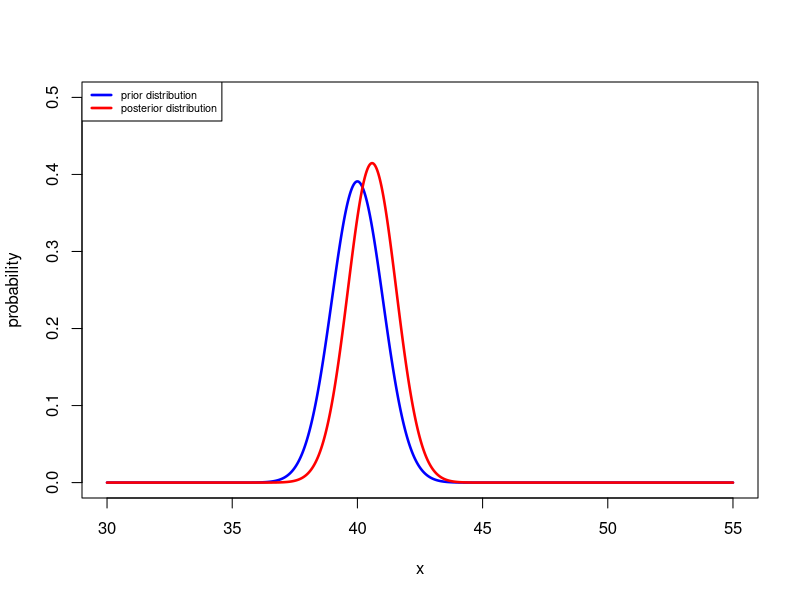
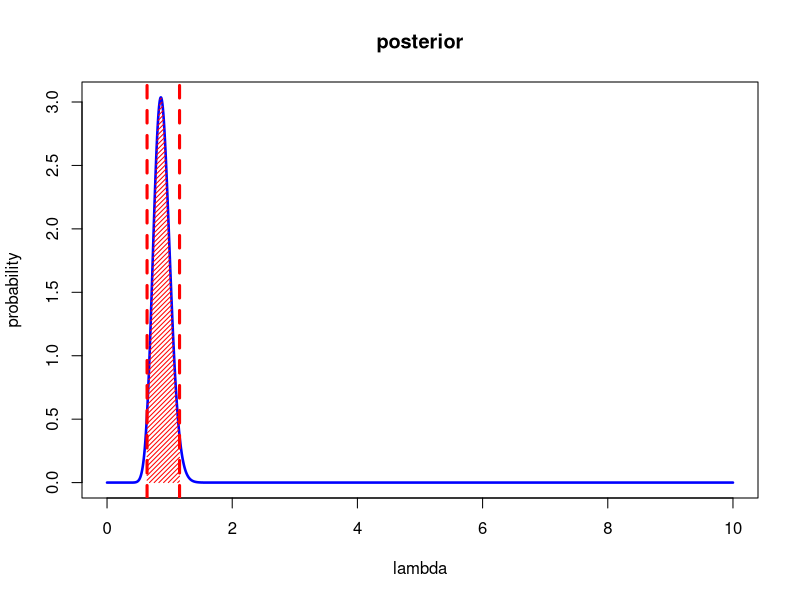
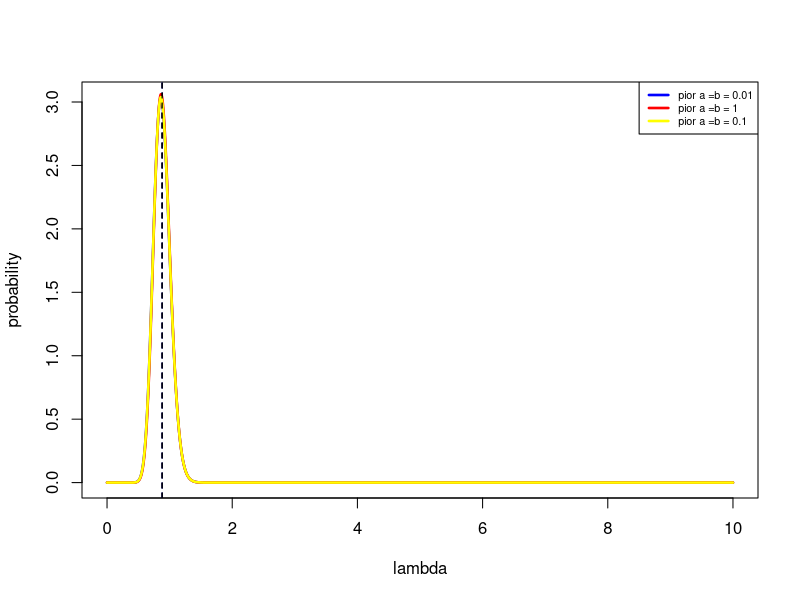
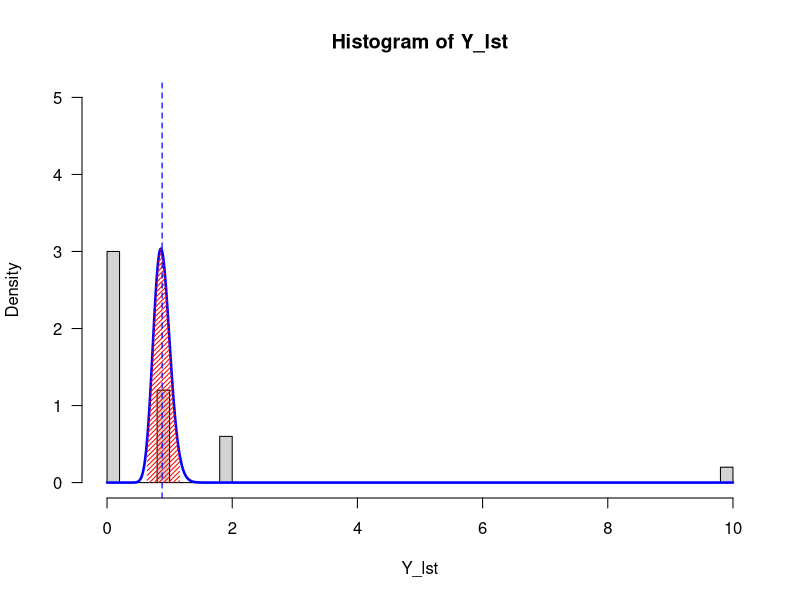
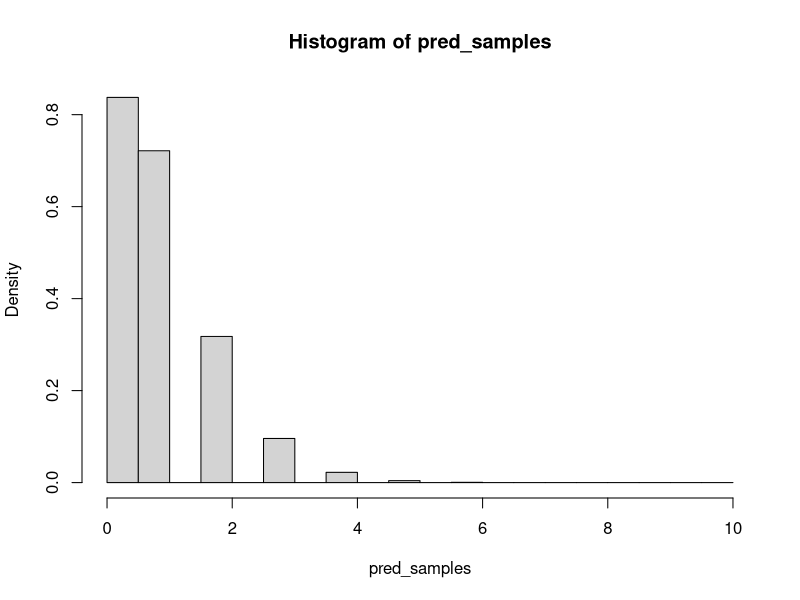

Generate these figures, in order, with R:
## ---- chunk 1
mu0  = 40

sig0 = (42-mu0) / 1.96
print(sig0^2)
tau0 = 1/sig0^2
print(tau0)
## ---- chunk 2
lst = c(38.6,42.4,57.5,40.5,51.7,67.1,33.4,60.9,64.1,40.1,40.7,6.4)
mu1 = sum(lst)/length(lst)
tau1 = 1/100
print(mu1)
print(tau1)
## ---- chunk 3
n   = length(lst)
mu3 = tau0*mu0/(n*tau1+tau0) + n*tau1*mu1/(n*tau1+tau0) 
std2 = 1/(n*tau1+tau0) 
print(n)
print(mu3)
## ---- chunk 4
x_lst = seq(30,55,by=0.001)
plot(x_lst,dnorm(x_lst,mu0,(1/tau0)^0.5),type='l',col='blue',xlab='x',ylab='probability',ylim=c(0,.5),lwd = 2.5)
lines(x_lst,dnorm(x_lst,mu3,(std2)^0.5),type='l',col='red',xlab='x',ylab='probability',ylim=c(0,.5),lwd = 2.5)
legend('topleft',col=c('blue','red'),legend= c('prior distribution','posterior distribution'),lwd =c(2.5,2.5),cex = 0.65)
## ---- chunk 5
print(qnorm(c(0.1,0.9),mu3,(std2)^0.5))
## ---- chunk 6
interva = qnorm(c(0.0000001,0.9999999),mu3,std2^0.5)
fun <- function(x) log(x) * dnorm(x,mu3,std2^0.5)
Q <- integrate(fun,interva[1],interva[2])
print(Q)
    
## ---- chunk 7
Y_lst = c(rep(1,12),rep(2,6),rep(10,2))
print(sum(Y_lst))
## ---- chunk 8
a = 0.01
b = 0.01
N = 50
ap =  sum(Y_lst)+a
bp =  (N+b)
x_lst = seq(0,10,by=0.001)
y_lst = dgamma(x_lst,shape=ap,scale=1/bp)
plot(x_lst,y_lst,type='l',col='blue',xlab='lambda',ylab='probability',lwd = 2.5,main='posterior')
inter = qgamma(c(0.025,0.975), shape=ap, scale =1/bp)
I= x_lst>qgamma(.025,shape=ap,scale=1/bp)
x_lstnew = x_lst[I==TRUE]
I= x_lstnew <qgamma(.975,shape=ap,scale=1/bp)
y_lstnew = dgamma(x_lstnew,shape=ap,scale=1/bp)
polygon(c(x_lstnew[I],rev(x_lstnew[I])),c(y_lstnew[I],
+ rep(0,sum(I))),col="red",density=30,border=NA)
abline(v = inter[1], col="red", lwd=3, lty=2)
abline(v = inter[2], col="red", lwd=3, lty=2)
## ---- chunk 9
print(inter)
mean1 =  ap/bp
print(mean1)
## ---- chunk 10
a = 0.01
b = 0.01
N = 50
ap =  sum(Y_lst)+a
bp =  (N+b)
x_lst = seq(0,10,by=0.001)
y_lst = dgamma(x_lst,shape=ap,scale=1/bp)
plot(x_lst,y_lst,type='l',col='blue',xlab='lambda',ylab='probability',lwd = 2.5)
inter = qgamma(c(0.025,0.975), shape=ap, scale =1/bp)
print(inter)
I= x_lst>qgamma(.025,shape=ap,scale=1/bp)
x_lstnew = x_lst[I==TRUE]
I= x_lstnew <qgamma(.975,shape=ap,scale=1/bp)
y_lstnew = dgamma(x_lstnew,shape=ap,scale=1/bp)
mean1 =  ap/bp
print(mean1)
abline(v = mean1, col="blue", lwd=1.2, lty=2)

a = 1
b = 1
N = 50
ap =  sum(Y_lst)+a
bp =  (N+b)
x_lst = seq(0,10,by=0.001)
y_lst = dgamma(x_lst,shape=ap,scale=1/bp)
lines(x_lst,y_lst,type='l',col='red',xlab='lambda',ylab='probability',lwd = 2.5)
inter2 = qgamma(c(0.025,0.975), shape=ap, scale =1/bp)
print(inter2)
I= x_lst>qgamma(.025,shape=ap,scale=1/bp)
x_lstnew = x_lst[I==TRUE]
I= x_lstnew <qgamma(.975,shape=ap,scale=1/bp)
y_lstnew = dgamma(x_lstnew,shape=ap,scale=1/bp)
mean2 =  ap/bp
abline(v = mean1, col="black", lwd=1.2, lty=2)
print(mean2)

a = 0.1
b = 0.1
N = 50
ap =  sum(Y_lst)+a
bp =  (N+b)
x_lst = seq(0,10,by=0.001)
y_lst = dgamma(x_lst,shape=ap,scale=1/bp)
lines(x_lst,y_lst,type='l',col='yellow',xlab='lambda',ylab='probability',lwd = 2.5)
inter3 = qgamma(c(0.025,0.975), shape=ap, scale =1/bp)
print(inter3)
I= x_lst>qgamma(.025,shape=ap,scale=1/bp)
x_lstnew = x_lst[I==TRUE]
I= x_lstnew <qgamma(.975,shape=ap,scale=1/bp)
y_lstnew = dgamma(x_lstnew,shape=ap,scale=1/bp)
mean3 =  ap/bp
abline(v = mean3, col="black", lwd=1.2, lty=2)
print(mean3)

legend('topright',col=c('blue','red','yellow'),legend= c('pior a =b = 0.01','pior a =b = 1','pior a =b = 0.1'),lwd =c(2.5,2.5),cex = 0.65)
## ---- chunk 11
qtls = matrix(NA,3,3)
qtls[1,] = c(inter[1],inter[2],mean1)
qtls[2,] = c(inter3[1],inter3[2],mean3)
qtls[3,] = c(inter2[1],inter2[2],mean2)
df = data.frame(qtls)
colnames(df) = c('p(lambda<x)=0.025','p(lambda<x)=0.975','mean')
row.names(df) = c('pior gamma(0.01,0.01)','pior gamma(0.1,0.1)','pior gamma(1,1)')
knitr::kable(df, format = "markdown")
## ---- chunk 12
Y_lst = c(rep(1,12),rep(2,6),rep(10,2),rep(0,30))
a = 0.01
b = 0.01
N = 50
ap =  sum(Y_lst)+a
bp =  (N+b)
x_lst = seq(0,10,by=0.001)
y_lst = dgamma(x_lst,shape=ap,scale=1/bp)
hist(Y_lst,breaks=40,freq=FALSE,ylim = c(0,5),xlim=c(0,10),las=1)
lines(x_lst,y_lst,type='l',col='blue',xlab='lambda',ylab='probability',lwd = 2.5)
inter = qgamma(c(0.025,0.975), shape=ap, scale =1/bp)
I= x_lst>qgamma(.025,shape=ap,scale=1/bp)
x_lstnew = x_lst[I==TRUE]
I= x_lstnew <qgamma(.975,shape=ap,scale=1/bp)
y_lstnew = dgamma(x_lstnew,shape=ap,scale=1/bp)
polygon(c(x_lstnew[I],rev(x_lstnew[I])),c(y_lstnew[I],+ rep(0,sum(I))),col="red",density=30,border=NA)
mean1 =  ap/bp
abline(v = mean1, col="blue", lwd=1.2, lty=2)
## ---- chunk 13
post_samples = rgamma(1000000, shape=ap, scale=1/bp)
pred_samples = sapply(post_samples, rpois, n=1)
hist(pred_samples, breaks = 20, freq = FALSE)
p = sum(pred_samples>1) / length(pred_samples)
print(p)
## ---- chunk 14
fun <- function (x) 10*(x)^.5*(3*x-0.8)/(3*x+0.2)-75
a <- uniroot(fun, c(0, 100))$root
b = sqrt(a)/10
print(a)
print(b)
## ---- chunk 15
ratt = 1-pgamma(75,a,b)
